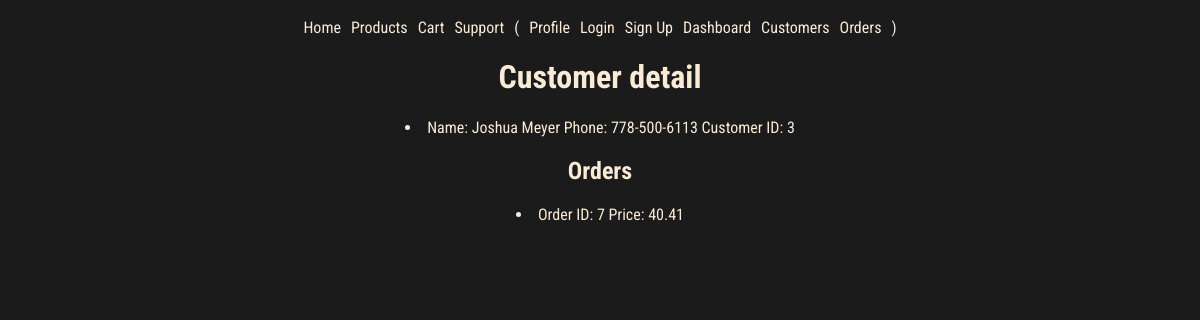
The app's page /users/3, older data.
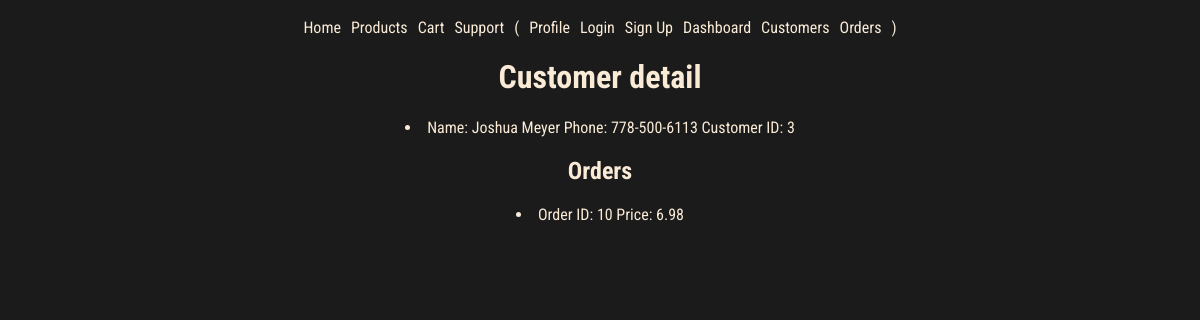
The same page, newer data.
### models.py (models this page shows, shortened)
class Order(db.Model):
    id = mapped_column(Integer, primary_key=True)
    user_id = mapped_column(Integer, ForeignKey(User.id), nullable=False)
    user = relationship("User", back_populates="orders")
    total = mapped_column(Numeric, nullable=False, default=0)
    item = relationship("ProductOrder", back_populates="order", cascade="all, delete-orphan")
    created = mapped_column(DateTime(timezone=True), default=datetime.now().replace(microsecond=0))
    processed = mapped_column(DateTime(timezone=True), nullable=True)
    strategy = mapped_column(String(20))  # Add a column to store the strategy used

### routes/users.py (the view)
@users_bp.route('/<int:user_id>')
def user_detail(user_id):
    user = User.query.get_or_404(user_id)
    return render_template('pages/customer_detail.html', user=user)

### templates/pages/customer_detail.html
{% extends "base.html" %}
{% block content %}
<h1>Customer detail</h1>
<li>
    <span>Name: {{ user.name }}</span>
    <span>Phone: {{ user.phone }}</span>
    <span>Customer ID: {{ user.id }}</span>
</li>
<h2>Orders</h2>
{% for order in user.orders %}
<li>
    <span>Order ID: {{ order.id }}</span>
    <span>Price: {{ order.total|round(2) }}</span>
</li>
{% endfor %}
{% endblock %}

Row changes from the older to the newer data that the page shows:
no longer on this page (row edited): Order: id "7", total "40.41"
now on this page (row edited): Order: id "10", total "6.98"
